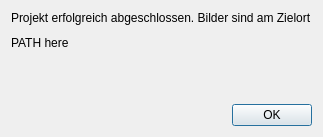
<?xml version="1.0" encoding="UTF-8"?>
<ui version="4.0">
 <class>Dialog</class>
 <widget class="QDialog" name="Dialog">
  <property name="geometry">
   <rect>
    <x>0</x>
    <y>0</y>
    <width>314</width>
    <height>137</height>
   </rect>
  </property>
  <property name="windowTitle">
   <string>Projekt abgeschlossen</string>
  </property>
  <layout class="QVBoxLayout" name="verticalLayout">
   <item>
    <widget class="QLabel" name="label">
     <property name="text">
      <string>Projekt erfolgreich abgeschlossen. Bilder sind am Zielort</string>
     </property>
    </widget>
   </item>
   <item>
    <spacer name="verticalSpacer_2">
     <property name="orientation">
      <enum>Qt::Orientation::Vertical</enum>
     </property>
     <property name="sizeType">
      <enum>QSizePolicy::Policy::Fixed</enum>
     </property>
     <property name="sizeHint" stdset="0">
      <size>
       <width>20</width>
       <height>5</height>
      </size>
     </property>
    </spacer>
   </item>
   <item>
    <widget class="QLabel" name="path_label">
     <property name="text">
      <string>PATH here</string>
     </property>
    </widget>
   </item>
   <item>
    <spacer name="verticalSpacer">
     <property name="orientation">
      <enum>Qt::Orientation::Vertical</enum>
     </property>
     <property name="sizeHint" stdset="0">
      <size>
       <width>20</width>
       <height>40</height>
      </size>
     </property>
    </spacer>
   </item>
   <item>
    <widget class="QDialogButtonBox" name="buttonBox">
     <property name="orientation">
      <enum>Qt::Orientation::Horizontal</enum>
     </property>
     <property name="standardButtons">
      <set>QDialogButtonBox::StandardButton::Ok</set>
     </property>
    </widget>
   </item>
  </layout>
 </widget>
 <resources/>
 <connections>
  <connection>
   <sender>buttonBox</sender>
   <signal>accepted()</signal>
   <receiver>Dialog</receiver>
   <slot>accept()</slot>
   <hints>
    <hint type="sourcelabel">
     <x>248</x>
     <y>254</y>
    </hint>
    <hint type="destinationlabel">
     <x>157</x>
     <y>274</y>
    </hint>
   </hints>
  </connection>
  <connection>
   <sender>buttonBox</sender>
   <signal>rejected()</signal>
   <receiver>Dialog</receiver>
   <slot>reject()</slot>
   <hints>
    <hint type="sourcelabel">
     <x>316</x>
     <y>260</y>
    </hint>
    <hint type="destinationlabel">
     <x>286</x>
     <y>274</y>
    </hint>
   </hints>
  </connection>
 </connections>
</ui>
